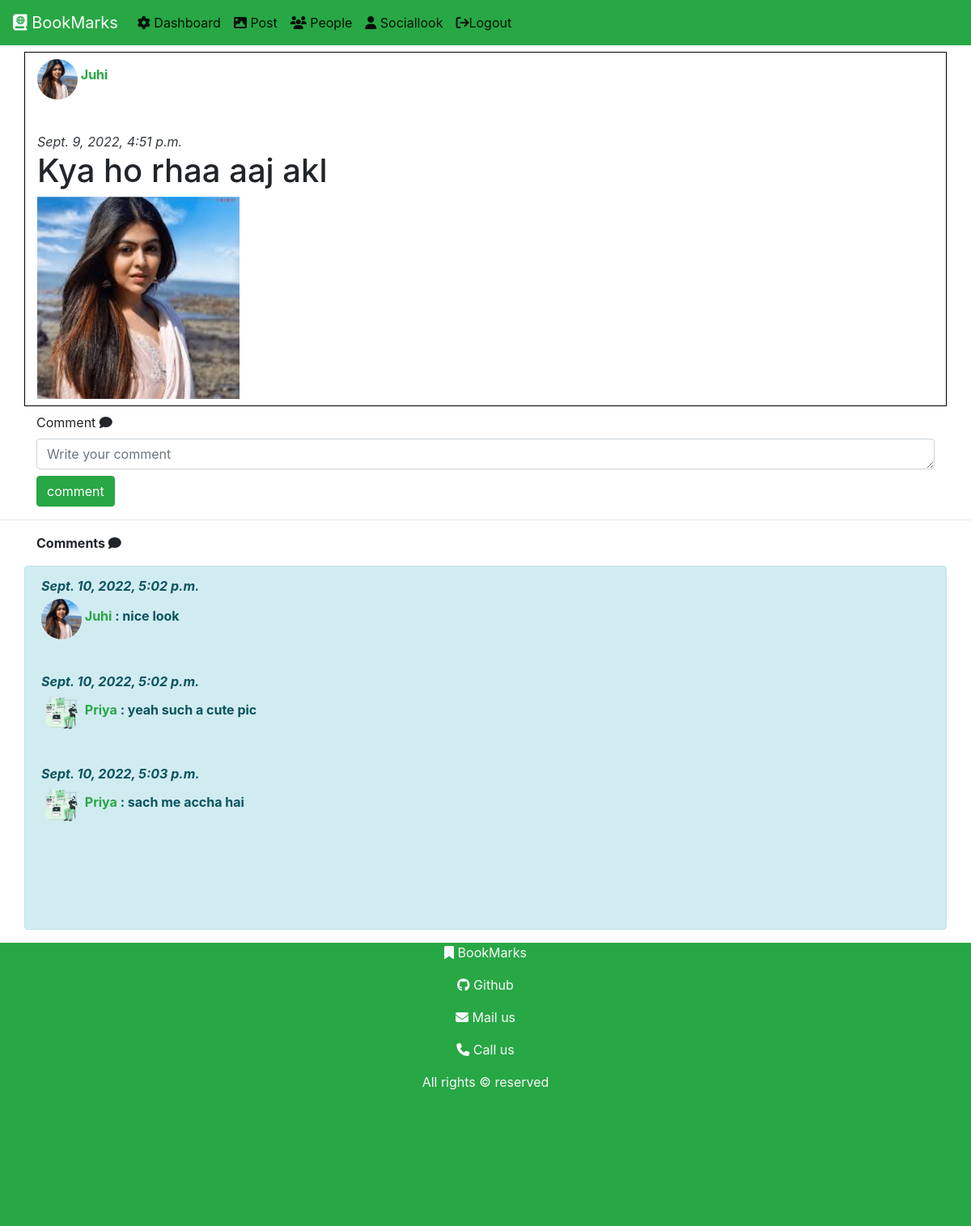
The app's page /user/post_activity/27/20/ (signed in) with its own data.
### users/models.py (models this page shows)
class posts(models.Model):
    user = models.ForeignKey(users,on_delete=models.CASCADE)
    postdata = models.TextField(blank=True)
    postimg = models.ImageField(upload_to='postimg/',null=True)
    dateofpost = models.DateTimeField(auto_now_add=True,blank=True)

class users(models.Model):
    GENDER_CHOICES	=	(('male',	'Male'),('female',	'Female'),('transgender',	'Transgender'),)
    name = models.CharField(max_length=250)
    email = models.EmailField(max_length=100,unique=True)
    password = models.CharField(max_length=250)
    address = models.TextField()
    account = models.DateTimeField(default=datetime.datetime.now(), blank=True,null=True)
    gender = models.CharField(max_length=20,choices=GENDER_CHOICES,default='male')
    userimg = models.ImageField(upload_to='userimg/' ,null=True)

class post_activities(models.Model):
    user = models.ForeignKey(users,on_delete=models.CASCADE)
    post = models.ForeignKey(posts,on_delete=models.CASCADE)
    comments = models.TextField()
    dateofpostactivity = models.DateTimeField(auto_now_add=True,blank=True)

### users/views.py (the view, shortened to what this page needs)
# urls.py: path('post_activity/<int:id>/<int:uid>/',views.post_activity.as_view(),name='postact')
class post_activity(View):
    def get(self, request,id,uid):
        if 'email' in request.session:
            if 'name' in request.session:
                post = posts.objects.filter(id=id)
                username = request.session['name']
                isuser = users.objects.filter(id=uid).exists()
                if isuser == False:
                    return HttpResponse('Invalid request')
                if post.exists():
                    postbelong = posts.objects.filter(Q(user = users.objects.get(email = request.session['email'])) & Q(id=id))
                    if postbelong.exists():
                        isfollow =True
                    else:
                        isfollow = activity.objects.filter(Q(whofollow = users.objects.get(email = request.session['email'])) & Q(whomtofollow= users.objects.get(id=uid))).exists()
                    postcomments = post_activities.objects.filter(post = posts.objects.get(id=id))
                    return render(request, 'users/post_act.html',{
                        'username':username,'post':post ,'isfollow':isfollow,
                        'cmt':postcomments})
                else:
                    return HttpResponse('Post dose not exist')
            else:
                return HttpResponseRedirect('/user/login/')
        else:
            return HttpResponseRedirect('/user/login/')

### users/templates/users/post_act.html (shortened to what this page needs)
{% extends 'core/base.html' %}
{% load static %}
{% block content %}
{% include 'core/nav.html' with p=username %}
{% if post %}
{% if isfollow %}
{% for i in post %}
<div class="container mt-2" style='border: 1px solid black'>
    <p><b>
        {% if i.user.userimg != 'False' %}
        <img src="{{ i.user.userimg.url }}" alt="" class="img-fluid text-center mt-2" style="width: 50px; height: 50px; border-radius: 50%; ">
        {% else %}
<img src="{% static 'users/img/bk.svg' %}" alt="" style="width: 50px; height: 50px; border-radius: 50%; ">
        {% endif %}
        <a href="{% url 'showprofile' id=i.user.id %}" class='text-success'>{{i.user.name | capfirst}}</a></b></p> <br>
    <em class="text-dark"> {{i.dateofpost}}</em>
    <h1 class="display-5">
        {{i.postdata}}
        {% if i.postimg != 'False' %}
        <br>
        <img src="{{ i.postimg.url }}" alt="" class="img-fluid text-center mt-2" style="width: 250px; height: 250px; ">
          {% endif %}
    </h1>
    </div>
{% endfor %}
    <div class="container mt-2">
      <form action="" method="post">
         <label for="comment">Comment <i class="fas fa-comment"></i></label>
       <textarea name="comment" id="comment" cols="10" rows="1" class="form-control" placeholder="Write your comment" required></textarea>
       <input type="submit" value="comment" class="btn btn-success mt-2">
      </form>
    </div>
    <hr class="text-success">
    <p class='container mt-2'><b>Comments <i class="fas fa-comment"></i> </b></p>
    <div class="container mt-2 alert alert-info" style='height: 450px; overflow-y:scroll;'>
        {% if cmt %}
        {% for i in cmt %}
        <p><b>
            <em>{{i.dateofpostactivity}}</em>
            <br>
            {% if i.user.userimg != 'False' %}
            <img src="{{ i.user.userimg.url }}" alt="" class="img-fluid text-center mt-1" style="width: 50px; height: 50px; border-radius: 50%; ">
            {% else %}
    <img src="{% static 'users/img/bk.svg' %}" alt="" style="width: 50px; height: 50px; border-radius: 50%; ">
            {% endif %}
            <a href="{% url 'showprofile' id=i.user.id %}" class='text-success'>{{i.user.name | capfirst}}</a> : {{i.comments}} </b></p> <br>
        {% endfor %}
        {% else %}
        <p><b>No comments yet</b></p>
        {% endif %}
    </div>
{% else %}
    <h3 class='container mt-2'>You are not following this user thats why you can not see this post.</h3>
{% endif %}
{% else %}
<h1 class="display-4">
    No Post Yet
</h1>
{% endif %}
{% include 'core/footer.html' %}
{% endblock content %}

### records on screen
posts: user.userimg (picture), user.name "Juhi", dateofpost "Sept. 9, 2022, 4:51 p.m.", postdata "Kya ho rhaa aaj akl", postimg (picture)
post_activities: dateofpostactivity "Sept. 10, 2022, 5:02 p.m.", user.userimg (picture), user.name "Juhi", comments "nice look"
post_activities: dateofpostactivity "Sept. 10, 2022, 5:02 p.m.", user.name "Priya", comments "yeah such a cute pic"
post_activities: dateofpostactivity "Sept. 10, 2022, 5:03 p.m.", user.name "Priya", comments "sach me accha hai"

### other values on screen
{{ username | capfirst }} "Sociallook"
